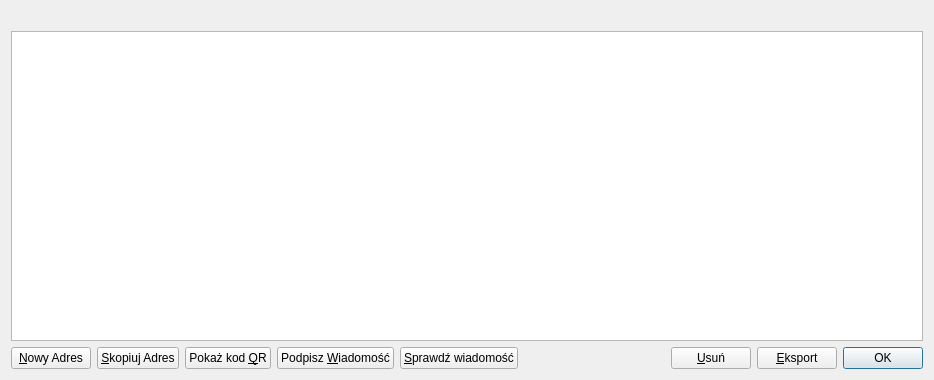
<?xml version="1.0" encoding="UTF-8"?>
<ui version="4.0">
 <class>AddressBookPage</class>
 <widget class="QWidget" name="AddressBookPage">
  <property name="geometry">
   <rect>
    <x>0</x>
    <y>0</y>
    <width>934</width>
    <height>380</height>
   </rect>
  </property>
  <property name="windowTitle">
   <string>Address Book</string>
  </property>
  <layout class="QVBoxLayout" name="verticalLayout">
   <item>
    <widget class="QLabel" name="labelExplanation">
     <property name="textFormat">
      <enum>Qt::PlainText</enum>
     </property>
     <property name="wordWrap">
      <bool>true</bool>
     </property>
    </widget>
   </item>
   <item>
    <widget class="QTableView" name="tableView">
     <property name="contextMenuPolicy">
      <enum>Qt::CustomContextMenu</enum>
     </property>
     <property name="toolTip">
      <string>Double-click to edit address or label</string>
     </property>
     <property name="tabKeyNavigation">
      <bool>false</bool>
     </property>
     <property name="alternatingRowColors">
      <bool>true</bool>
     </property>
     <property name="selectionMode">
      <enum>QAbstractItemView::SingleSelection</enum>
     </property>
     <property name="selectionBehavior">
      <enum>QAbstractItemView::SelectRows</enum>
     </property>
     <property name="sortingEnabled">
      <bool>true</bool>
     </property>
     <attribute name="verticalHeaderVisible">
      <bool>false</bool>
     </attribute>
    </widget>
   </item>
   <item>
    <layout class="QHBoxLayout" name="horizontalLayout">
     <item>
      <widget class="QPushButton" name="newAddress">
       <property name="toolTip">
        <string>Create a new address</string>
       </property>
       <property name="text">
        <string>&amp;Nowy Adres</string>
       </property>
       <property name="icon">
        <iconset resource="../bitcoin.qrc">
         <normaloff>:/icons/add</normaloff>:/icons/add</iconset>
       </property>
      </widget>
     </item>
     <item>
      <widget class="QPushButton" name="copyAddress">
       <property name="toolTip">
        <string>Copy the currently selected address to the system clipboard</string>
       </property>
       <property name="text">
        <string>&amp;Skopiuj Adres</string>
       </property>
       <property name="icon">
        <iconset resource="../bitcoin.qrc">
         <normaloff>:/icons/editcopy</normaloff>:/icons/editcopy</iconset>
       </property>
      </widget>
     </item>
     <item>
      <widget class="QPushButton" name="showQRCode">
       <property name="text">
        <string>Pokaż kod &amp;QR</string>
       </property>
       <property name="icon">
        <iconset resource="../bitcoin.qrc">
         <normaloff>:/icons/qrcode</normaloff>:/icons/qrcode</iconset>
       </property>
      </widget>
     </item>
     <item>
      <widget class="QPushButton" name="signMessage">
       <property name="toolTip">
        <string>Sign a message to prove you own a Bitcoin address</string>
       </property>
       <property name="text">
        <string>Podpisz &amp;Wiadomość</string>
       </property>
       <property name="icon">
        <iconset resource="../bitcoin.qrc">
         <normaloff>:/icons/edit</normaloff>:/icons/edit</iconset>
       </property>
      </widget>
     </item>
     <item>
      <widget class="QPushButton" name="verifyMessage">
       <property name="toolTip">
        <string>Verify a message to ensure it was signed with a specified Bitcoin address</string>
       </property>
       <property name="text">
        <string>&amp;Sprawdź wiadomość</string>
       </property>
       <property name="icon">
        <iconset resource="../bitcoin.qrc">
         <normaloff>:/icons/transaction_0</normaloff>:/icons/transaction_0</iconset>
       </property>
      </widget>
     </item>
     <item>
      <spacer name="horizontalSpacer">
       <property name="orientation">
        <enum>Qt::Horizontal</enum>
       </property>
       <property name="sizeHint" stdset="0">
        <size>
         <width>40</width>
         <height>20</height>
        </size>
       </property>
      </spacer>
     </item>
     <item>
      <widget class="QPushButton" name="deleteAddress">
       <property name="toolTip">
        <string>Delete the currently selected address from the list</string>
       </property>
       <property name="text">
        <string>&amp;Usuń</string>
       </property>
       <property name="icon">
        <iconset resource="../bitcoin.qrc">
         <normaloff>:/icons/remove</normaloff>:/icons/remove</iconset>
       </property>
      </widget>
     </item>
     <item>
      <widget class="QPushButton" name="exportButton">
       <property name="toolTip">
        <string>Export the data in the current tab to a file</string>
       </property>
       <property name="text">
        <string>&amp;Eksport</string>
       </property>
       <property name="icon">
        <iconset resource="../bitcoin.qrc">
         <normaloff>:/icons/export</normaloff>:/icons/export</iconset>
       </property>
      </widget>
     </item>
     <item>
      <widget class="QDialogButtonBox" name="buttonBox">
       <property name="sizePolicy">
        <sizepolicy hsizetype="Maximum" vsizetype="Fixed">
         <horstretch>0</horstretch>
         <verstretch>0</verstretch>
        </sizepolicy>
       </property>
       <property name="standardButtons">
        <set>QDialogButtonBox::Ok</set>
       </property>
      </widget>
     </item>
    </layout>
   </item>
  </layout>
 </widget>
 <resources>
  <include location="../bitcoin.qrc"/>
 </resources>
 <connections/>
</ui>
